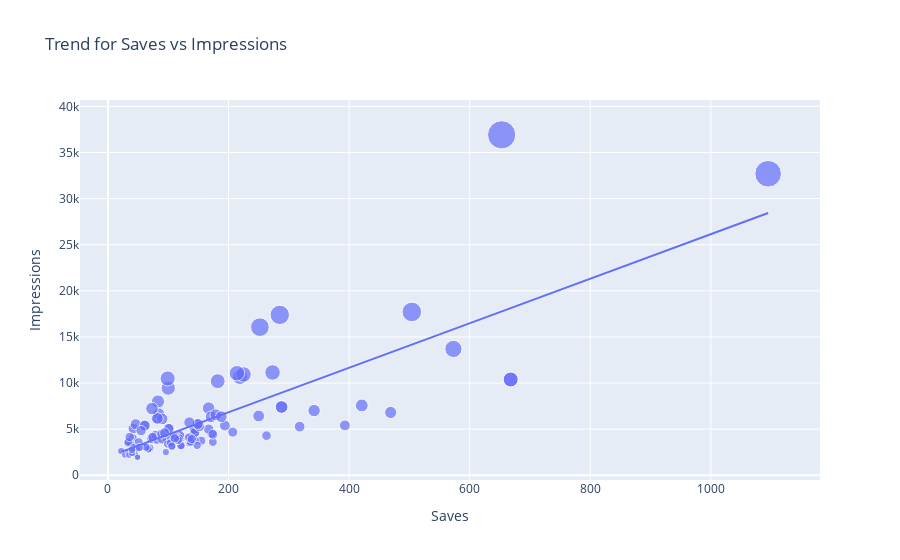

Notebook code for this chart:
### Code cell
ols_plot(data=df, column_x="Saves", column_y="Impressions", title="Trend for Saves vs Impressions")
